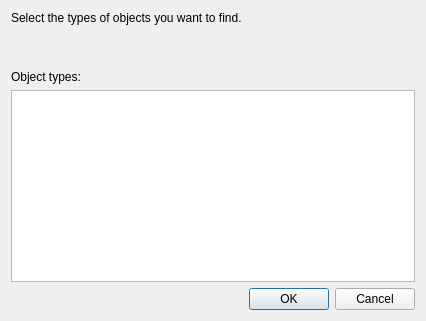
<?xml version="1.0" encoding="UTF-8"?>
<ui version="4.0">
 <class>Form</class>
 <widget class="QWidget" name="Form">
  <property name="geometry">
   <rect>
    <x>0</x>
    <y>0</y>
    <width>426</width>
    <height>321</height>
   </rect>
  </property>
  <property name="windowTitle">
   <string>Form</string>
  </property>
  <layout class="QGridLayout" name="gridLayout">
   <item row="0" column="0">
    <widget class="QLabel" name="decriptionLabel">
     <property name="text">
      <string>Select the types of objects you want to find.</string>
     </property>
    </widget>
   </item>
   <item row="1" column="0">
    <spacer name="verticalSpacer">
     <property name="orientation">
      <enum>Qt::Vertical</enum>
     </property>
     <property name="sizeHint" stdset="0">
      <size>
       <width>398</width>
       <height>19</height>
      </size>
     </property>
    </spacer>
   </item>
   <item row="2" column="0">
    <widget class="QLabel" name="objectTypesLabel">
     <property name="text">
      <string>Object types:</string>
     </property>
    </widget>
   </item>
   <item row="3" column="0">
    <widget class="QListView" name="objectTypesListView"/>
   </item>
   <item row="4" column="0">
    <widget class="QDialogButtonBox" name="dialogButtonBox">
     <property name="standardButtons">
      <set>QDialogButtonBox::Cancel|QDialogButtonBox::Ok</set>
     </property>
    </widget>
   </item>
  </layout>
 </widget>
 <resources/>
 <connections/>
</ui>
